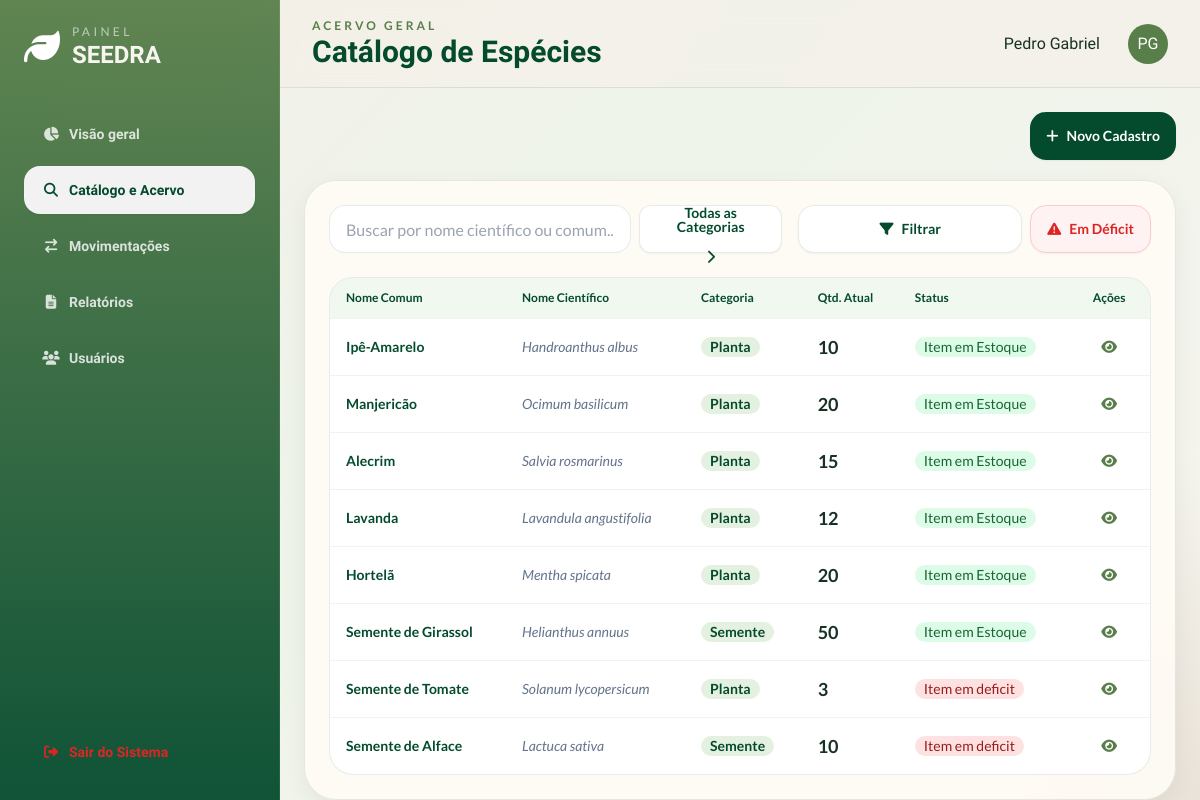
/catalogo (signed in), run on an earlier commit of the app's database.
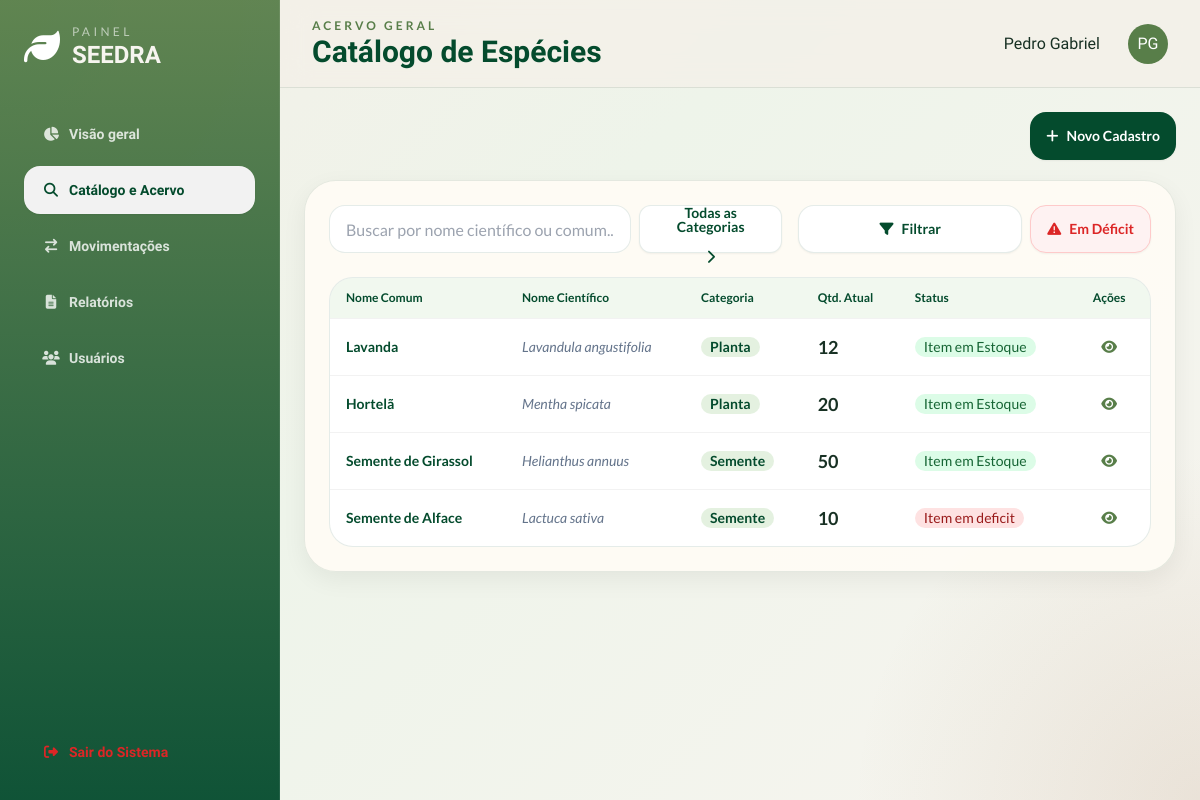
And on a later commit of the database.
### models.py (models this page shows)
class Usuarios(db.Model, UserMixin):
    __tablename__ = 'usuarios'
    id = db.Column(db.Integer, primary_key = True)
    nome = db.Column(db.String(50), nullable = False)
    email = db.Column(db.String(50), nullable = False, unique = True)
    senha = db.Column(db.String(), nullable = False)
    usuario_instituicoes = db.relationship('UsuarioInstituicoes', back_populates = 'usuarios')

class Item(db.Model):
    __tablename__= 'items'
    id = db.Column(db.Integer, primary_key = True)
    nome = db.Column(db.String(50), nullable = False, unique = True)
    quantidade = db.Column(db.Integer, nullable = False, default = 0)
    n_cientifico = db.Column(db.String(50), nullable = False , unique = True)
    categoria = db.Column(db.String(20), nullable = False)
    deficit_limit = db.Column(db.Integer, nullable = False, default = 0)
    obs = db.Column(db.Text)
    data_cadastro = db.Column(db.Date, nullable = False)
    movimentacoes = db.relationship('Movimentacao', back_populates = 'item', lazy = True)
    def em_deficit(self):
        return self.quantidade < self.deficit_limit

### app.py (the view)
@app.route('/catalogo', methods=['GET'])
@login_required
def catalogo():
    itens = Item.query.all()
    itens_def = sum(1 for item in itens if item.em_deficit())
    alfabetica = Item.query.order_by(Item.nome.asc()).all()
    return render_template('catalogo.html', itens=itens, itens_def=itens_def, itens_alfabetica = alfabetica)

### app.py (called while the page is built)
@login_manager.user_loader
def load_user(user_id):
    return Usuarios.query.get(int(user_id))

### controllers/login.py (called while the page is built)
def login_required(f):
  @wraps(f)
  def decorated_function(*args, **kwargs):
      if 'usuarios_id' not in session:
         flash("Faça login primeiro!", 'erro')
         return redirect(url_for('login.login'))
      return f(*args, **kwargs)
  return decorated_function

### templates/catalogo.html (shortened to what this page needs)
{% extends 'base.html' %}
{% set page_id = 'catalogo' %}
{% block header_subtitle %}Acervo Geral{% endblock %}
{% block header_title %}Catálogo de Espécies{% endblock %}
{% block content %}
<div class="flex justify-end mb-4">
    <a href="{{ url_for('novo_item') }}" class="btn rounded-2xl border-0 bg-seedra-leafDark hover:bg-seedra-leafMid text-white font-lato">
        <i class="fa-solid fa-plus"></i> Novo Cadastro
    </a>
</div>
<section class="mt-5 soft-card rounded-[2rem] p-6">
    <div class="flex flex-col md:flex-row gap-4 justify-between items-center mb-6">
        <div class="flex-1 w-full flex gap-2">
            <input type="text" placeholder="Buscar por nome científico ou comum..." class="input input-bordered rounded-2xl bg-white border-seedra-leafDark/10 w-full max-w-md font-lato" id="c_search" />
            <div class="relative inline-block w-56">
                <button id="c_btn" class="btn w-full flex justify-center rounded-xl bg-white font-lato text-seedra-leafDark border-seedra-leafDark/10 gap-4 hover:bg-seedra-leafMid hover:text-white">
                    <span id="content_span" class=" transition-transform easy-in-out">Todas as Categorias</span>
                    <i id="c_arrow" class="fa-solid fa-chevron-right transition-transform"></i>
                </button>
            </div>
        </div>
        <div class="flex gap-2">
            <div class="relative inline-block w-56 ">
                <button class="w-full flex justify-center btn rounded-2xl bg-white text-seedra-leafDark border border-seedra-leafDark/10 hover:bg-seedra-leafMid hover:text-white hover:border-seedra-seedSand shadow-sm font-lato" id="filter_button">
                    <i id="filter_span" class="fa-solid fa-filter"></i> Filtrar
                </button>
            </div>
            <button class="btn rounded-2xl bg-red-50 text-red-600 border border-red-200 hover:bg-red-100 hover:border-red-300 shadow-sm font-lato" id="btn_deficit">
                <i class="fa-solid fa-triangle-exclamation"></i> Em Déficit
            </button>
        </div>
    </div>
    <div class="overflow-x-auto rounded-[1.5rem] border border-seedra-leafDark/10 bg-white">
        <table class="table font-lato">
            <thead class="bg-seedra-leafLight/10 text-seedra-leafDark">
                <tr>
                    <th>Nome Comum</th>
                    <th>Nome Científico</th>
                    <th>Categoria</th>
                    <th>Qtd. Atual</th>
                    <th>Status</th>
                    <th class="text-center">Ações</th>
                </tr>
            </thead>
            <tbody>
                {% for item in itens %}
                <tr id="list_order_normal" class="{% if item.em_deficit() %}item_deficit{% else %}item_ok{% endif %} transition {% if item.categoria == 'Semente' %} c_semente {% else %} c_planta {% endif %}">
                    <td class="font-bold text-seedra-leafDark">{{ item.nome }}</td>
                    <td class="italic text-slate-500">{{ item.n_cientifico }}</td>
                    <td><span class="badge border-0 bg-seedra-leafLight/20 text-seedra-leafDark font-bold">{{ item.categoria}}</span></td>
                    <td class="metric-value font-bold text-lg">{{ item.quantidade }}</td>
                    <td><span class="badge border-0 {% if item.em_deficit() %} bg-red-100 text-red-800 {% else %} bg-green-100 text-green-800 {% endif %}">
                        {% if item.em_deficit() %}
                            Item em deficit
                        {% else %}
                            Item em Estoque
                        {% endif %}
                    </span></td>
                    <td class="text-center">
                        <a href="{{ url_for('detalhes_item', id=item.id) }}" class="btn btn-sm btn-ghost text-seedra-leafMid rounded-xl"><i class="fa-solid fa-eye"></i></a>
                    </td>
                </tr>
                {% endfor %}
            </tbody>
        </table>
    </div>
</section>
{% endblock %}

### templates/base.html (shortened to what this page needs)
<!DOCTYPE html>
<html lang="pt-BR" data-theme="light">
<head>
  <link rel="stylesheet" href="/static/css/style.css" />
  <script src="/static/js/tailwind.config.js" defer></script>
  <script src="https://cdn.tailwindcss.com"></script>
  <link href="https://cdn.jsdelivr.net/npm/daisyui@4.12.10/dist/full.min.css" rel="stylesheet" type="text/css" />
  <link rel="stylesheet" href="https://cdnjs.cloudflare.com/ajax/libs/font-awesome/6.4.0/css/all.min.css">
</head>
<body class="font-sans">
  <div class="dashboard-shell">
    <aside class="sidebar p-5 lg:p-6 flex flex-col gap-6">
      <div class="flex items-center gap-3">
        <i class="fa-solid fa-leaf text-4xl text-white"></i>
        <div>
          <p class="text-xs uppercase tracking-[0.28em] text-white/60 font-lato">Painel</p>
          <h1 class="text-2xl font-extrabold leading-tight">SEEDRA</h1>
        </div>
      </div>
      {% block nav %}
        <nav class="space-y-2 mt-4">
          <a href="{{ url_for('dashboard') }}" class="btn btn-block justify-start  hover:bg-white/20 hover:text-white  rounded-2xl {{ 'text-seedra-leafDark border-white/10 bg-white/14' if page_id =='visao' else 'btn-ghost text-white/80 hover:bg-white/10' }}"><i class="fa-solid fa-chart-pie w-5"></i> Visão geral</a>
          <a href="{{ url_for('catalogo') }}" class="btn btn-block justify-start  hover:bg-white/20 hover:text-white  rounded-2xl {{ 'text-seedra-leafDark border-white/10 bg-white/14' if page_id =='catalogo' else 'btn-ghost text-white/80 hover:bg-white/10' }}"><i class="fa-solid fa-magnifying-glass w-5"></i>Catálogo e Acervo</a>
          <a href="{{ url_for('movimentacao') }}" class="btn btn-block justify-start  hover:bg-white/20 hover:text-white  rounded-2xl {{ 'text-seedra-leafDark border-white/10 bg-white/14' if page_id =='movimentacoes' else 'btn-ghost text-white/80 hover:bg-white/10' }}"><i class="fa-solid fa-arrow-right-arrow-left w-5"></i>Movimentações</a>
          <a href="{{ url_for('relatorios') }}" class="btn btn-block justify-start  hover:bg-white/20 hover:text-white  rounded-2xl {{ 'text-seedra-leafDark border-white/10 bg-white/14' if page_id =='relatorios' else 'btn-ghost text-white/80 hover:bg-white/10' }}"><i class="fa-solid fa-file-lines w-5"></i>Relatórios</a>
          <a href="{{ url_for('usuarios') }}" class="btn btn-block justify-start  hover:bg-white/20 hover:text-white  rounded-2xl {{ 'text-seedra-leafDark border-white/10 bg-white/14' if page_id =='usuarios' else 'btn-ghost text-white/80 hover:bg-white/10' }}"><i class="fa-solid fa-users w-5"></i>Usuários</a>
        </nav>
      {% endblock %}
      <div class="mt-auto">
        <a href="{{ url_for('logout') }}" class="btn btn-block justify-start btn-ghost text-red-600  hover:scale-110  hover:bg-transparent rounded-2xl"><i class="fa-solid fa-right-from-bracket w-5"></i> Sair do Sistema</a>
      </div>
    </aside>
    <header class="topbar px-5 lg:px-8 flex items-center justify-between gap-4">
      <div>
        <p class="text-xs uppercase tracking-[0.25em] text-seedra-leafMid font-semibold font-lato">{% block header_subtitle %}SEEDRA{% endblock %}</p>
        <h2 class="text-2xl md:text-3xl font-extrabold text-seedra-leafDark">{% block header_title %}Painel de Controle{% endblock %}</h2>
      </div>
      <div class="flex items-center gap-3">
        <span>{% if current_user.is_authenticated %}{{current_user.nome}} {% endif %}</span>
        <div class="avatar placeholder ml-4">
          <div class="bg-seedra-leafMid text-white rounded-full w-10">
            <span>PG</span>
          </div>
        </div>
      </div>
    </header>
    <main class="main">
      {% block content %}
      {% endblock %}
    </main>
  </div>
</body>
</html>

### static/css/style.css (style rules this page uses)
:root { --leaf-dark: #044b2d; --leaf-mid: #587e49; --leaf-light: #78b863; --seed-brown: #9a774c; --seed-sand: #ddd1ae; --seed-mist: #d9d6cc; --deep-forest: #001500; --stone: #888784; --cloud: #d9d9d9; --surface: rgba(249, 248, 243, 0.78); --surface-strong: rgba(255, 252, 246, 0.9); --line: rgba(4, 75, 45, 0.10); }
html, body { height: 100%; overflow: hidden; scroll-behavior: smooth; }
body { font-family: 'Balsamiq Sans', sans-serif; background: radial-gradient(circle at top left, rgba(120,184,99,0.18), transparent 20%), radial-gradient(circle at bottom right, rgba(154,119,76,0.14), transparent 24%), linear-gradient(135deg, #f4f0e8 0%, #eef4ea 40%, #f7f4ef 100%); color: #183124; }
.dashboard-shell { display: grid; grid-template-columns: 280px 1fr; grid-template-rows: 88px 1fr; height: 100dvh; }
.sidebar { grid-row: 1 / -1; overflow-y: auto; background: linear-gradient(180deg, rgba(88,126,73,0.94), rgba(4,75,45,0.95)); color: #f7f5ef; border-right: 1px solid rgba(255,255,255,0.08); }
.topbar { grid-column: 2; position: sticky; top: 0; z-index: 10; background: rgba(244, 240, 232, 0.78); backdrop-filter: blur(14px); border-bottom: 1px solid var(--line); }
.main { grid-column: 2; overflow-y: auto; padding: 1.5rem; }
.soft-card { background: var(--surface-strong); border: 1px solid var(--line); box-shadow: 0 8px 24px rgba(0, 21, 0, 0.06); }
.metric-value { font-variant-numeric: tabular-nums lining-nums; }

What changed in the data, as far as the page shows it:
removed Item: nome "Ipê-Amarelo", n_cientifico "Handroanthus albus", categoria "Planta", quantidade "10", deficit_limit "Item em Estoque"
removed Item: nome "Manjericão", n_cientifico "Ocimum basilicum", categoria "Planta", quantidade "20", deficit_limit "Item em Estoque"
removed Item: nome "Alecrim", n_cientifico "Salvia rosmarinus", categoria "Planta", quantidade "15", deficit_limit "Item em Estoque"
removed Item: nome "Semente de Tomate", n_cientifico "Solanum lycopersicum", categoria "Planta", quantidade "3", deficit_limit "Item em deficit"
